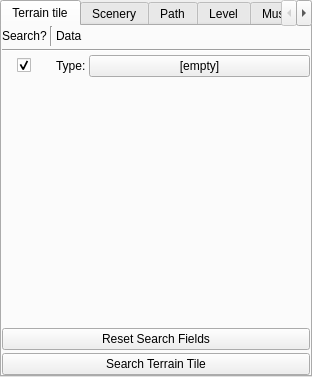
<?xml version="1.0" encoding="UTF-8"?>
<ui version="4.0">
 <class>WldSearchBox</class>
 <widget class="QDockWidget" name="WldSearchBox">
  <property name="geometry">
   <rect>
    <x>0</x>
    <y>0</y>
    <width>312</width>
    <height>377</height>
   </rect>
  </property>
  <property name="windowIcon">
   <iconset resource="../../_resources/editor.qrc">
    <normaloff>:/images/search.png</normaloff>:/images/search.png</iconset>
  </property>
  <property name="allowedAreas">
   <set>Qt::LeftDockWidgetArea|Qt::RightDockWidgetArea</set>
  </property>
  <property name="windowTitle">
   <string>Search of items on the World Map</string>
  </property>
  <widget class="QWidget" name="dockWidgetContents_5">
   <layout class="QGridLayout" name="gridLayout_19">
    <property name="leftMargin">
     <number>0</number>
    </property>
    <property name="topMargin">
     <number>0</number>
    </property>
    <property name="rightMargin">
     <number>0</number>
    </property>
    <property name="bottomMargin">
     <number>0</number>
    </property>
    <property name="spacing">
     <number>0</number>
    </property>
    <item row="0" column="0">
     <widget class="QTabWidget" name="FindToolboxWLD">
      <property name="currentIndex">
       <number>0</number>
      </property>
      <widget class="QWidget" name="FindToolboxWLDPage1">
       <attribute name="title">
        <string>Terrain tile</string>
       </attribute>
       <layout class="QGridLayout" name="gridLayout_21">
        <property name="leftMargin">
         <number>0</number>
        </property>
        <property name="topMargin">
         <number>0</number>
        </property>
        <property name="rightMargin">
         <number>0</number>
        </property>
        <property name="bottomMargin">
         <number>0</number>
        </property>
        <property name="spacing">
         <number>3</number>
        </property>
        <item row="0" column="0">
         <widget class="QLabel" name="label_75">
          <property name="text">
           <string>Search?</string>
          </property>
         </widget>
        </item>
        <item row="0" column="1">
         <widget class="Line" name="line_23">
          <property name="orientation">
           <enum>Qt::Vertical</enum>
          </property>
         </widget>
        </item>
        <item row="0" column="2">
         <widget class="QLabel" name="label_74">
          <property name="text">
           <string>Data</string>
          </property>
         </widget>
        </item>
        <item row="0" column="3">
         <spacer name="horizontalSpacer_6">
          <property name="orientation">
           <enum>Qt::Horizontal</enum>
          </property>
          <property name="sizeHint" stdset="0">
           <size>
            <width>207</width>
            <height>20</height>
           </size>
          </property>
         </spacer>
        </item>
        <item row="1" column="0" colspan="4">
         <widget class="Line" name="line_22">
          <property name="orientation">
           <enum>Qt::Horizontal</enum>
          </property>
         </widget>
        </item>
        <item row="2" column="0" alignment="Qt::AlignHCenter">
         <widget class="QCheckBox" name="Find_Check_TypeTile">
          <property name="text">
           <string/>
          </property>
          <property name="checked">
           <bool>true</bool>
          </property>
         </widget>
        </item>
        <item row="2" column="2">
         <widget class="QLabel" name="label_76">
          <property name="text">
           <string>Type:</string>
          </property>
         </widget>
        </item>
        <item row="2" column="3">
         <widget class="QPushButton" name="Find_Button_TypeTile">
          <property name="text">
           <string>[empty]</string>
          </property>
         </widget>
        </item>
        <item row="3" column="0">
         <spacer name="verticalSpacer_22">
          <property name="orientation">
           <enum>Qt::Vertical</enum>
          </property>
          <property name="sizeHint" stdset="0">
           <size>
            <width>20</width>
            <height>183</height>
           </size>
          </property>
         </spacer>
        </item>
        <item row="4" column="0" colspan="4">
         <widget class="QPushButton" name="Find_Button_ResetTile">
          <property name="text">
           <string>Reset Search Fields</string>
          </property>
         </widget>
        </item>
        <item row="5" column="0" colspan="4">
         <widget class="QPushButton" name="FindStartTile">
          <property name="text">
           <string>Search Terrain Tile</string>
          </property>
         </widget>
        </item>
       </layout>
      </widget>
      <widget class="QWidget" name="FindToolboxWLDPage2">
       <attribute name="title">
        <string>Scenery</string>
       </attribute>
       <layout class="QGridLayout" name="gridLayout_24">
        <property name="leftMargin">
         <number>0</number>
        </property>
        <property name="topMargin">
         <number>0</number>
        </property>
        <property name="rightMargin">
         <number>0</number>
        </property>
        <property name="bottomMargin">
         <number>0</number>
        </property>
        <property name="spacing">
         <number>3</number>
        </property>
        <item row="0" column="0">
         <widget class="QLabel" name="label_72">
          <property name="text">
           <string>Search?</string>
          </property>
         </widget>
        </item>
        <item row="0" column="1">
         <widget class="Line" name="line_21">
          <property name="orientation">
           <enum>Qt::Vertical</enum>
          </property>
         </widget>
        </item>
        <item row="0" column="2">
         <widget class="QLabel" name="label_71">
          <property name="text">
           <string>Data</string>
          </property>
         </widget>
        </item>
        <item row="0" column="3">
         <spacer name="horizontalSpacer_5">
          <property name="orientation">
           <enum>Qt::Horizontal</enum>
          </property>
          <property name="sizeHint" stdset="0">
           <size>
            <width>207</width>
            <height>20</height>
           </size>
          </property>
         </spacer>
        </item>
        <item row="1" column="0" colspan="4">
         <widget class="Line" name="line_20">
          <property name="orientation">
           <enum>Qt::Horizontal</enum>
          </property>
         </widget>
        </item>
        <item row="2" column="0" alignment="Qt::AlignHCenter">
         <widget class="QCheckBox" name="Find_Check_TypeScenery">
          <property name="text">
           <string/>
          </property>
          <property name="checked">
           <bool>true</bool>
          </property>
         </widget>
        </item>
        <item row="2" column="2">
         <widget class="QLabel" name="label_73">
          <property name="text">
           <string>Type:</string>
          </property>
         </widget>
        </item>
        <item row="2" column="3">
         <widget class="QPushButton" name="Find_Button_TypeScenery">
          <property name="text">
           <string>[empty]</string>
          </property>
         </widget>
        </item>
        <item row="3" column="0">
         <spacer name="verticalSpacer_21">
          <property name="orientation">
           <enum>Qt::Vertical</enum>
          </property>
          <property name="sizeHint" stdset="0">
           <size>
            <width>20</width>
            <height>183</height>
           </size>
          </property>
         </spacer>
        </item>
        <item row="4" column="0" colspan="4">
         <widget class="QPushButton" name="Find_Button_ResetScenery">
          <property name="text">
           <string>Reset Search Fields</string>
          </property>
         </widget>
        </item>
        <item row="5" column="0" colspan="4">
         <widget class="QPushButton" name="FindStartScenery">
          <property name="text">
           <string>Search Scenery</string>
          </property>
         </widget>
        </item>
       </layout>
      </widget>
      <widget class="QWidget" name="FindToolboxWLDPage3">
       <attribute name="title">
        <string>Path</string>
       </attribute>
       <layout class="QGridLayout" name="gridLayout_23">
        <property name="leftMargin">
         <number>0</number>
        </property>
        <property name="topMargin">
         <number>0</number>
        </property>
        <property name="rightMargin">
         <number>0</number>
        </property>
        <property name="bottomMargin">
         <number>0</number>
        </property>
        <property name="spacing">
         <number>3</number>
        </property>
        <item row="0" column="0">
         <widget class="QLabel" name="label_69">
          <property name="text">
           <string>Search?</string>
          </property>
         </widget>
        </item>
        <item row="0" column="1">
         <widget class="Line" name="line_19">
          <property name="orientation">
           <enum>Qt::Vertical</enum>
          </property>
         </widget>
        </item>
        <item row="0" column="2">
         <widget class="QLabel" name="label_68">
          <property name="text">
           <string>Data</string>
          </property>
         </widget>
        </item>
        <item row="0" column="3">
         <spacer name="horizontalSpacer_4">
          <property name="orientation">
           <enum>Qt::Horizontal</enum>
          </property>
          <property name="sizeHint" stdset="0">
           <size>
            <width>207</width>
            <height>20</height>
           </size>
          </property>
         </spacer>
        </item>
        <item row="1" column="0" colspan="4">
         <widget class="Line" name="line_18">
          <property name="orientation">
           <enum>Qt::Horizontal</enum>
          </property>
         </widget>
        </item>
        <item row="2" column="0" alignment="Qt::AlignHCenter">
         <widget class="QCheckBox" name="Find_Check_TypePath">
          <property name="text">
           <string/>
          </property>
          <property name="checked">
           <bool>true</bool>
          </property>
         </widget>
        </item>
        <item row="2" column="2">
         <widget class="QLabel" name="label_70">
          <property name="text">
           <string>Type:</string>
          </property>
         </widget>
        </item>
        <item row="2" column="3">
         <widget class="QPushButton" name="Find_Button_TypePath">
          <property name="text">
           <string>[empty]</string>
          </property>
         </widget>
        </item>
        <item row="3" column="0">
         <spacer name="verticalSpacer_20">
          <property name="orientation">
           <enum>Qt::Vertical</enum>
          </property>
          <property name="sizeHint" stdset="0">
           <size>
            <width>20</width>
            <height>183</height>
           </size>
          </property>
         </spacer>
        </item>
        <item row="4" column="0" colspan="4">
         <widget class="QPushButton" name="Find_Button_ResetPath">
          <property name="text">
           <string>Reset Search Fields</string>
          </property>
         </widget>
        </item>
        <item row="5" column="0" colspan="4">
         <widget class="QPushButton" name="FindStartPath">
          <property name="text">
           <string>Search Path</string>
          </property>
         </widget>
        </item>
       </layout>
      </widget>
      <widget class="QWidget" name="FindToolboxWLDPage4">
       <attribute name="title">
        <string>Level</string>
       </attribute>
       <layout class="QGridLayout" name="gridLayout_20">
        <property name="leftMargin">
         <number>0</number>
        </property>
        <property name="topMargin">
         <number>0</number>
        </property>
        <property name="rightMargin">
         <number>0</number>
        </property>
        <property name="bottomMargin">
         <number>0</number>
        </property>
        <property name="spacing">
         <number>3</number>
        </property>
        <item row="8" column="1">
         <widget class="QCheckBox" name="Find_Check_BigPathBackground"/>
        </item>
        <item row="11" column="1">
         <widget class="QCheckBox" name="Find_Check_GameStartPoint"/>
        </item>
        <item row="10" column="1">
         <widget class="QCheckBox" name="Find_Check_AlwaysVisible"/>
        </item>
        <item row="12" column="4">
         <widget class="QLabel" name="label_80">
          <property name="text">
           <string>Level file</string>
          </property>
         </widget>
        </item>
        <item row="13" column="1">
         <widget class="QCheckBox" name="Find_Check_ContainsTitle"/>
        </item>
        <item row="8" column="4">
         <widget class="QLabel" name="label_77">
          <property name="text">
           <string>Big Path Background</string>
          </property>
         </widget>
        </item>
        <item row="10" column="4">
         <widget class="QLabel" name="label_78">
          <property name="text">
           <string>Always Visible</string>
          </property>
         </widget>
        </item>
        <item row="11" column="4">
         <widget class="QLabel" name="label_79">
          <property name="text">
           <string>Game start point</string>
          </property>
         </widget>
        </item>
        <item row="12" column="1">
         <widget class="QCheckBox" name="Find_Check_LevelFile"/>
        </item>
        <item row="13" column="4">
         <widget class="QLabel" name="label_81">
          <property name="text">
           <string>Contains Title</string>
          </property>
         </widget>
        </item>
        <item row="12" column="5">
         <widget class="QLineEdit" name="Find_Edit_LevelFile">
          <property name="enabled">
           <bool>false</bool>
          </property>
         </widget>
        </item>
        <item row="0" column="0" colspan="3">
         <widget class="QLabel" name="label_62">
          <property name="text">
           <string>Search?</string>
          </property>
         </widget>
        </item>
        <item row="0" column="3">
         <widget class="Line" name="line_14">
          <property name="orientation">
           <enum>Qt::Vertical</enum>
          </property>
         </widget>
        </item>
        <item row="7" column="4">
         <widget class="QLabel" name="label_63">
          <property name="text">
           <string>Path background</string>
          </property>
         </widget>
        </item>
        <item row="0" column="4">
         <widget class="QLabel" name="label_61">
          <property name="text">
           <string>Data</string>
          </property>
         </widget>
        </item>
        <item row="7" column="1">
         <widget class="QCheckBox" name="Find_Check_PathBackground">
          <property name="text">
           <string/>
          </property>
         </widget>
        </item>
        <item row="6" column="1">
         <widget class="QCheckBox" name="Find_Check_TypeLevel">
          <property name="text">
           <string/>
          </property>
          <property name="checked">
           <bool>true</bool>
          </property>
         </widget>
        </item>
        <item row="6" column="4">
         <widget class="QLabel" name="label_64">
          <property name="text">
           <string>Type:</string>
          </property>
         </widget>
        </item>
        <item row="12" column="6">
         <widget class="QPushButton" name="Find_Button_LevelFile">
          <property name="enabled">
           <bool>false</bool>
          </property>
          <property name="maximumSize">
           <size>
            <width>30</width>
            <height>16777215</height>
           </size>
          </property>
          <property name="text">
           <string notr="true">...</string>
          </property>
         </widget>
        </item>
        <item row="16" column="0" colspan="7">
         <widget class="QPushButton" name="FindStartLevel">
          <property name="text">
           <string>Search Level</string>
          </property>
         </widget>
        </item>
        <item row="15" column="0" colspan="7">
         <widget class="QPushButton" name="Find_Button_ResetLevel">
          <property name="text">
           <string>Reset Search Fields</string>
          </property>
         </widget>
        </item>
        <item row="11" column="5" colspan="2">
         <widget class="QCheckBox" name="Find_Check_GameStartPointActive">
          <property name="enabled">
           <bool>false</bool>
          </property>
         </widget>
        </item>
        <item row="10" column="5" colspan="2">
         <widget class="QCheckBox" name="Find_Check_AlwaysVisibleActive">
          <property name="enabled">
           <bool>false</bool>
          </property>
         </widget>
        </item>
        <item row="8" column="5" colspan="2">
         <widget class="QCheckBox" name="Find_Check_BigPathBackgroundActive">
          <property name="enabled">
           <bool>false</bool>
          </property>
         </widget>
        </item>
        <item row="7" column="5" colspan="2">
         <widget class="QCheckBox" name="Find_Check_PathBackgroundActive">
          <property name="enabled">
           <bool>false</bool>
          </property>
          <property name="text">
           <string/>
          </property>
         </widget>
        </item>
        <item row="6" column="5" colspan="2">
         <widget class="QPushButton" name="Find_Button_TypeLevel">
          <property name="text">
           <string>[empty]</string>
          </property>
         </widget>
        </item>
        <item row="2" column="0" rowspan="4" colspan="7">
         <widget class="Line" name="line_15">
          <property name="orientation">
           <enum>Qt::Horizontal</enum>
          </property>
         </widget>
        </item>
        <item row="0" column="5" colspan="2">
         <spacer name="horizontalSpacer_2">
          <property name="orientation">
           <enum>Qt::Horizontal</enum>
          </property>
          <property name="sizeHint" stdset="0">
           <size>
            <width>40</width>
            <height>20</height>
           </size>
          </property>
         </spacer>
        </item>
        <item row="14" column="0" colspan="7">
         <spacer name="verticalSpacer_18">
          <property name="orientation">
           <enum>Qt::Vertical</enum>
          </property>
          <property name="sizeHint" stdset="0">
           <size>
            <width>0</width>
            <height>0</height>
           </size>
          </property>
         </spacer>
        </item>
        <item row="13" column="5" colspan="2">
         <widget class="QLineEdit" name="Find_Edit_ContainsTitle">
          <property name="enabled">
           <bool>false</bool>
          </property>
         </widget>
        </item>
       </layout>
      </widget>
      <widget class="QWidget" name="FindToolboxWLDPage5">
       <attribute name="title">
        <string>Music box</string>
       </attribute>
       <layout class="QGridLayout" name="gridLayout_22">
        <property name="leftMargin">
         <number>0</number>
        </property>
        <property name="topMargin">
         <number>0</number>
        </property>
        <property name="rightMargin">
         <number>0</number>
        </property>
        <property name="bottomMargin">
         <number>0</number>
        </property>
        <property name="spacing">
         <number>3</number>
        </property>
        <item row="0" column="0">
         <widget class="QLabel" name="label_66">
          <property name="text">
           <string>Search?</string>
          </property>
         </widget>
        </item>
        <item row="0" column="1">
         <widget class="Line" name="line_17">
          <property name="orientation">
           <enum>Qt::Vertical</enum>
          </property>
         </widget>
        </item>
        <item row="0" column="2">
         <widget class="QLabel" name="label_65">
          <property name="text">
           <string>Data</string>
          </property>
         </widget>
        </item>
        <item row="0" column="3">
         <spacer name="horizontalSpacer_3">
          <property name="orientation">
           <enum>Qt::Horizontal</enum>
          </property>
          <property name="sizeHint" stdset="0">
           <size>
            <width>207</width>
            <height>20</height>
           </size>
          </property>
         </spacer>
        </item>
        <item row="1" column="0" colspan="4">
         <widget class="Line" name="line_16">
          <property name="orientation">
           <enum>Qt::Horizontal</enum>
          </property>
         </widget>
        </item>
        <item row="2" column="0" alignment="Qt::AlignHCenter">
         <widget class="QCheckBox" name="Find_Check_TypeMusic">
          <property name="text">
           <string/>
          </property>
          <property name="checked">
           <bool>true</bool>
          </property>
         </widget>
        </item>
        <item row="2" column="2">
         <widget class="QLabel" name="label_67">
          <property name="text">
           <string>Type:</string>
          </property>
         </widget>
        </item>
        <item row="2" column="3">
         <widget class="QPushButton" name="Find_Button_TypeMusic">
          <property name="text">
           <string>[empty]</string>
          </property>
         </widget>
        </item>
        <item row="3" column="0">
         <spacer name="verticalSpacer_19">
          <property name="orientation">
           <enum>Qt::Vertical</enum>
          </property>
          <property name="sizeHint" stdset="0">
           <size>
            <width>20</width>
            <height>183</height>
           </size>
          </property>
         </spacer>
        </item>
        <item row="4" column="0" colspan="4">
         <widget class="QPushButton" name="Find_Button_ResetMusic">
          <property name="text">
           <string>Reset Search Fields</string>
          </property>
         </widget>
        </item>
        <item row="5" column="0" colspan="4">
         <widget class="QPushButton" name="FindStartMusic">
          <property name="text">
           <string>Search Music</string>
          </property>
         </widget>
        </item>
       </layout>
      </widget>
     </widget>
    </item>
   </layout>
  </widget>
 </widget>
 <resources>
  <include location="../../_resources/editor.qrc"/>
 </resources>
 <connections/>
</ui>
